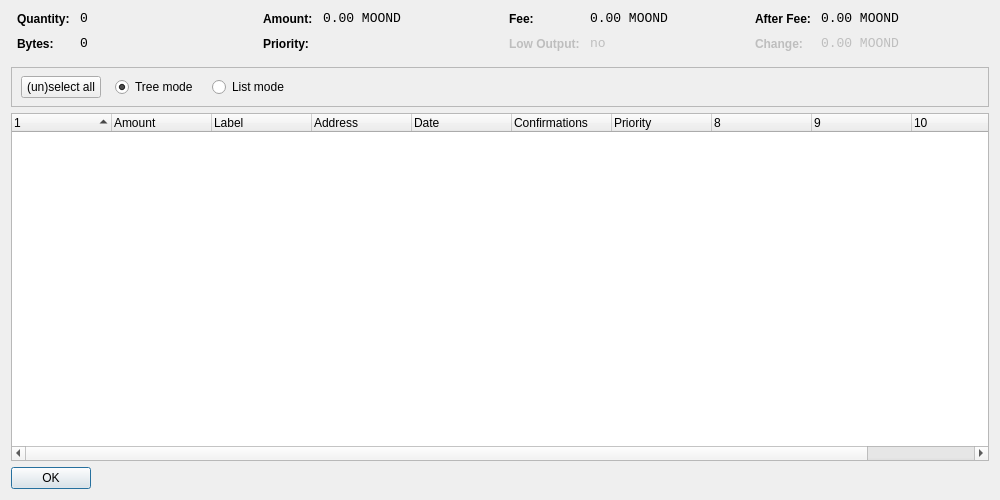
<?xml version="1.0" encoding="UTF-8"?>
<ui version="4.0">
 <class>CoinControlDialog</class>
 <widget class="QDialog" name="CoinControlDialog">
  <property name="geometry">
   <rect>
    <x>0</x>
    <y>0</y>
    <width>1000</width>
    <height>500</height>
   </rect>
  </property>
  <property name="windowTitle">
   <string>Coin Control</string>
  </property>
  <layout class="QVBoxLayout" name="verticalLayout">
   <item>
    <layout class="QHBoxLayout" name="horizontalLayoutTop" stretch="0,0,0,0">
     <property name="topMargin">
      <number>0</number>
     </property>
     <property name="bottomMargin">
      <number>10</number>
     </property>
     <item>
      <layout class="QFormLayout" name="formLayoutCoinControl1">
       <property name="horizontalSpacing">
        <number>10</number>
       </property>
       <property name="verticalSpacing">
        <number>10</number>
       </property>
       <property name="leftMargin">
        <number>6</number>
       </property>
       <property name="rightMargin">
        <number>6</number>
       </property>
       <item row="0" column="0">
        <widget class="QLabel" name="labelCoinControlQuantityText">
         <property name="styleSheet">
          <string notr="true">font-weight:bold;</string>
         </property>
         <property name="text">
          <string>Quantity:</string>
         </property>
        </widget>
       </item>
       <item row="0" column="1">
        <widget class="QLabel" name="labelCoinControlQuantity">
         <property name="font">
          <font>
           <family>Monospace</family>
           <pointsize>10</pointsize>
          </font>
         </property>
         <property name="cursor">
          <cursorShape>IBeamCursor</cursorShape>
         </property>
         <property name="contextMenuPolicy">
          <enum>Qt::ActionsContextMenu</enum>
         </property>
         <property name="text">
          <string notr="true">0</string>
         </property>
         <property name="textInteractionFlags">
          <set>Qt::LinksAccessibleByMouse|Qt::TextSelectableByKeyboard|Qt::TextSelectableByMouse</set>
         </property>
        </widget>
       </item>
       <item row="1" column="0">
        <widget class="QLabel" name="labelCoinControlBytesText">
         <property name="styleSheet">
          <string notr="true">font-weight:bold;</string>
         </property>
         <property name="text">
          <string>Bytes:</string>
         </property>
        </widget>
       </item>
       <item row="1" column="1">
        <widget class="QLabel" name="labelCoinControlBytes">
         <property name="font">
          <font>
           <family>Monospace</family>
           <pointsize>10</pointsize>
          </font>
         </property>
         <property name="cursor">
          <cursorShape>IBeamCursor</cursorShape>
         </property>
         <property name="contextMenuPolicy">
          <enum>Qt::ActionsContextMenu</enum>
         </property>
         <property name="text">
          <string notr="true">0</string>
         </property>
         <property name="textInteractionFlags">
          <set>Qt::LinksAccessibleByMouse|Qt::TextSelectableByKeyboard|Qt::TextSelectableByMouse</set>
         </property>
        </widget>
       </item>
      </layout>
     </item>
     <item>
      <layout class="QFormLayout" name="formLayoutCoinControl2">
       <property name="horizontalSpacing">
        <number>10</number>
       </property>
       <property name="verticalSpacing">
        <number>10</number>
       </property>
       <property name="leftMargin">
        <number>6</number>
       </property>
       <property name="rightMargin">
        <number>6</number>
       </property>
       <item row="0" column="0">
        <widget class="QLabel" name="labelCoinControlAmountText">
         <property name="styleSheet">
          <string notr="true">font-weight:bold;</string>
         </property>
         <property name="text">
          <string>Amount:</string>
         </property>
        </widget>
       </item>
       <item row="0" column="1">
        <widget class="QLabel" name="labelCoinControlAmount">
         <property name="font">
          <font>
           <family>Monospace</family>
           <pointsize>10</pointsize>
          </font>
         </property>
         <property name="cursor">
          <cursorShape>IBeamCursor</cursorShape>
         </property>
         <property name="contextMenuPolicy">
          <enum>Qt::ActionsContextMenu</enum>
         </property>
         <property name="text">
          <string notr="true">0.00 MOOND</string>
         </property>
         <property name="textInteractionFlags">
          <set>Qt::LinksAccessibleByMouse|Qt::TextSelectableByKeyboard|Qt::TextSelectableByMouse</set>
         </property>
        </widget>
       </item>
       <item row="1" column="0">
        <widget class="QLabel" name="labelCoinControlPriorityText">
         <property name="styleSheet">
          <string notr="true">font-weight:bold;</string>
         </property>
         <property name="text">
          <string>Priority:</string>
         </property>
        </widget>
       </item>
       <item row="1" column="1">
        <widget class="QLabel" name="labelCoinControlPriority">
         <property name="font">
          <font>
           <family>Monospace</family>
           <pointsize>10</pointsize>
          </font>
         </property>
         <property name="cursor">
          <cursorShape>IBeamCursor</cursorShape>
         </property>
         <property name="contextMenuPolicy">
          <enum>Qt::ActionsContextMenu</enum>
         </property>
         <property name="text">
          <string/>
         </property>
         <property name="textInteractionFlags">
          <set>Qt::LinksAccessibleByMouse|Qt::TextSelectableByKeyboard|Qt::TextSelectableByMouse</set>
         </property>
        </widget>
       </item>
      </layout>
     </item>
     <item>
      <layout class="QFormLayout" name="formLayoutCoinControl3">
       <property name="horizontalSpacing">
        <number>10</number>
       </property>
       <property name="verticalSpacing">
        <number>10</number>
       </property>
       <property name="leftMargin">
        <number>6</number>
       </property>
       <property name="rightMargin">
        <number>6</number>
       </property>
       <item row="0" column="0">
        <widget class="QLabel" name="labelCoinControlFeeText">
         <property name="styleSheet">
          <string notr="true">font-weight:bold;</string>
         </property>
         <property name="text">
          <string>Fee:</string>
         </property>
        </widget>
       </item>
       <item row="0" column="1">
        <widget class="QLabel" name="labelCoinControlFee">
         <property name="font">
          <font>
           <family>Monospace</family>
           <pointsize>10</pointsize>
          </font>
         </property>
         <property name="cursor">
          <cursorShape>IBeamCursor</cursorShape>
         </property>
         <property name="contextMenuPolicy">
          <enum>Qt::ActionsContextMenu</enum>
         </property>
         <property name="text">
          <string notr="true">0.00 MOOND</string>
         </property>
         <property name="textInteractionFlags">
          <set>Qt::LinksAccessibleByMouse|Qt::TextSelectableByKeyboard|Qt::TextSelectableByMouse</set>
         </property>
        </widget>
       </item>
       <item row="1" column="0">
        <widget class="QLabel" name="labelCoinControlLowOutputText">
         <property name="enabled">
          <bool>false</bool>
         </property>
         <property name="styleSheet">
          <string notr="true">font-weight:bold;</string>
         </property>
         <property name="text">
          <string>Low Output:</string>
         </property>
        </widget>
       </item>
       <item row="1" column="1">
        <widget class="QLabel" name="labelCoinControlLowOutput">
         <property name="enabled">
          <bool>false</bool>
         </property>
         <property name="font">
          <font>
           <family>Monospace</family>
           <pointsize>10</pointsize>
          </font>
         </property>
         <property name="cursor">
          <cursorShape>IBeamCursor</cursorShape>
         </property>
         <property name="contextMenuPolicy">
          <enum>Qt::ActionsContextMenu</enum>
         </property>
         <property name="text">
          <string notr="true">no</string>
         </property>
         <property name="textInteractionFlags">
          <set>Qt::LinksAccessibleByMouse|Qt::TextSelectableByKeyboard|Qt::TextSelectableByMouse</set>
         </property>
        </widget>
       </item>
      </layout>
     </item>
     <item>
      <layout class="QFormLayout" name="formLayoutCoinControl4">
       <property name="horizontalSpacing">
        <number>10</number>
       </property>
       <property name="verticalSpacing">
        <number>10</number>
       </property>
       <property name="leftMargin">
        <number>6</number>
       </property>
       <property name="rightMargin">
        <number>6</number>
       </property>
       <item row="0" column="0">
        <widget class="QLabel" name="labelCoinControlAfterFeeText">
         <property name="styleSheet">
          <string notr="true">font-weight:bold;</string>
         </property>
         <property name="text">
          <string>After Fee:</string>
         </property>
        </widget>
       </item>
       <item row="0" column="1">
        <widget class="QLabel" name="labelCoinControlAfterFee">
         <property name="font">
          <font>
           <family>Monospace</family>
           <pointsize>10</pointsize>
          </font>
         </property>
         <property name="cursor">
          <cursorShape>IBeamCursor</cursorShape>
         </property>
         <property name="contextMenuPolicy">
          <enum>Qt::ActionsContextMenu</enum>
         </property>
         <property name="text">
          <string notr="true">0.00 MOOND</string>
         </property>
         <property name="textInteractionFlags">
          <set>Qt::LinksAccessibleByMouse|Qt::TextSelectableByKeyboard|Qt::TextSelectableByMouse</set>
         </property>
        </widget>
       </item>
       <item row="1" column="0">
        <widget class="QLabel" name="labelCoinControlChangeText">
         <property name="enabled">
          <bool>false</bool>
         </property>
         <property name="styleSheet">
          <string notr="true">font-weight:bold;</string>
         </property>
         <property name="text">
          <string>Change:</string>
         </property>
        </widget>
       </item>
       <item row="1" column="1">
        <widget class="QLabel" name="labelCoinControlChange">
         <property name="enabled">
          <bool>false</bool>
         </property>
         <property name="font">
          <font>
           <family>Monospace</family>
           <pointsize>10</pointsize>
          </font>
         </property>
         <property name="cursor">
          <cursorShape>IBeamCursor</cursorShape>
         </property>
         <property name="contextMenuPolicy">
          <enum>Qt::ActionsContextMenu</enum>
         </property>
         <property name="text">
          <string notr="true">0.00 MOOND</string>
         </property>
         <property name="textInteractionFlags">
          <set>Qt::LinksAccessibleByMouse|Qt::TextSelectableByKeyboard|Qt::TextSelectableByMouse</set>
         </property>
        </widget>
       </item>
      </layout>
     </item>
    </layout>
   </item>
   <item>
    <widget class="QFrame" name="frame">
     <property name="minimumSize">
      <size>
       <width>0</width>
       <height>40</height>
      </size>
     </property>
     <property name="frameShape">
      <enum>QFrame::StyledPanel</enum>
     </property>
     <property name="frameShadow">
      <enum>QFrame::Sunken</enum>
     </property>
     <widget class="QWidget" name="horizontalLayoutWidget">
      <property name="geometry">
       <rect>
        <x>10</x>
        <y>0</y>
        <width>781</width>
        <height>41</height>
       </rect>
      </property>
      <layout class="QHBoxLayout" name="horizontalLayoutPanel" stretch="0,0,0,0,0">
       <property name="spacing">
        <number>14</number>
       </property>
       <item>
        <widget class="QPushButton" name="pushButtonSelectAll">
         <property name="sizePolicy">
          <sizepolicy hsizetype="Maximum" vsizetype="Fixed">
           <horstretch>0</horstretch>
           <verstretch>0</verstretch>
          </sizepolicy>
         </property>
         <property name="text">
          <string>(un)select all</string>
         </property>
        </widget>
       </item>
       <item>
        <widget class="QRadioButton" name="radioTreeMode">
         <property name="sizePolicy">
          <sizepolicy hsizetype="Maximum" vsizetype="Fixed">
           <horstretch>0</horstretch>
           <verstretch>0</verstretch>
          </sizepolicy>
         </property>
         <property name="text">
          <string>Tree mode</string>
         </property>
         <property name="checked">
          <bool>true</bool>
         </property>
        </widget>
       </item>
       <item>
        <widget class="QRadioButton" name="radioListMode">
         <property name="sizePolicy">
          <sizepolicy hsizetype="Maximum" vsizetype="Fixed">
           <horstretch>0</horstretch>
           <verstretch>0</verstretch>
          </sizepolicy>
         </property>
         <property name="text">
          <string>List mode</string>
         </property>
        </widget>
       </item>
       <item>
        <spacer name="horizontalSpacer">
         <property name="orientation">
          <enum>Qt::Horizontal</enum>
         </property>
         <property name="sizeHint" stdset="0">
          <size>
           <width>40</width>
           <height>20</height>
          </size>
         </property>
        </spacer>
       </item>
      </layout>
     </widget>
    </widget>
   </item>
   <item>
    <widget class="CoinControlTreeWidget" name="treeWidget">
     <property name="contextMenuPolicy">
      <enum>Qt::CustomContextMenu</enum>
     </property>
     <property name="sortingEnabled">
      <bool>false</bool>
     </property>
     <property name="columnCount">
      <number>11</number>
     </property>
     <attribute name="headerShowSortIndicator" stdset="0">
      <bool>true</bool>
     </attribute>
     <attribute name="headerStretchLastSection">
      <bool>false</bool>
     </attribute>
     <column>
      <property name="text">
       <string/>
      </property>
     </column>
     <column>
      <property name="text">
       <string>Amount</string>
      </property>
     </column>
     <column>
      <property name="text">
       <string>Label</string>
      </property>
     </column>
     <column>
      <property name="text">
       <string>Address</string>
      </property>
     </column>
     <column>
      <property name="text">
       <string>Date</string>
      </property>
     </column>
     <column>
      <property name="text">
       <string>Confirmations</string>
      </property>
      <property name="toolTip">
       <string>Confirmed</string>
      </property>
     </column>
     <column>
      <property name="text">
       <string>Priority</string>
      </property>
     </column>
     <column>
      <property name="text">
       <string/>
      </property>
     </column>
     <column>
      <property name="text">
       <string/>
      </property>
     </column>
     <column>
      <property name="text">
       <string/>
      </property>
     </column>
     <column>
      <property name="text">
       <string/>
      </property>
     </column>
    </widget>
   </item>
   <item>
    <widget class="QDialogButtonBox" name="buttonBox">
     <property name="sizePolicy">
      <sizepolicy hsizetype="Maximum" vsizetype="Fixed">
       <horstretch>0</horstretch>
       <verstretch>0</verstretch>
      </sizepolicy>
     </property>
     <property name="orientation">
      <enum>Qt::Horizontal</enum>
     </property>
     <property name="standardButtons">
      <set>QDialogButtonBox::Ok</set>
     </property>
    </widget>
   </item>
  </layout>
 </widget>
 <customwidgets>
  <customwidget>
   <class>CoinControlTreeWidget</class>
   <extends>QTreeWidget</extends>
   <header>coincontroltreewidget.h</header>
  </customwidget>
 </customwidgets>
 <resources/>
 <connections/>
</ui>
